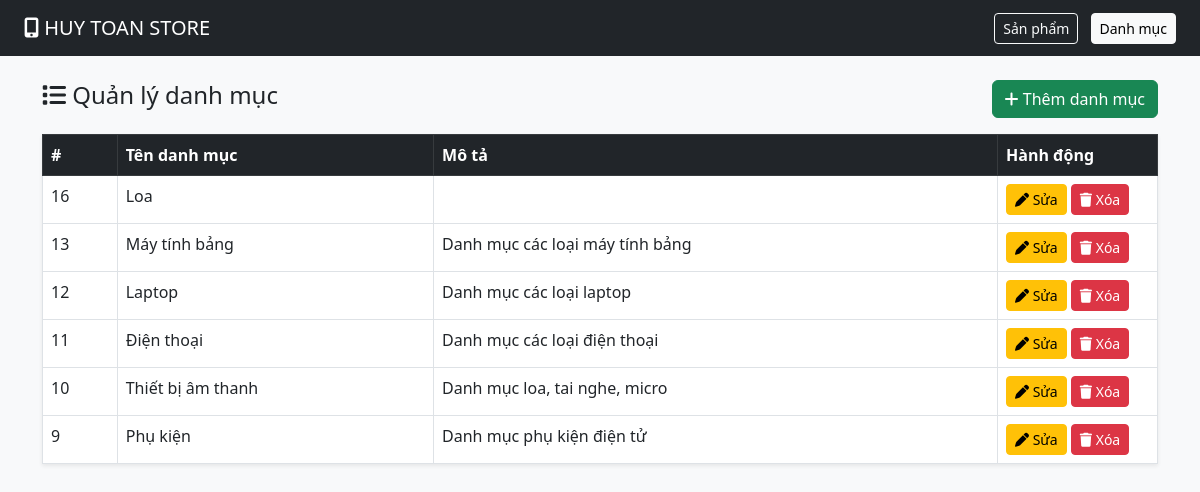
Page /Category/list on the committed database.
### tables this page shows
CREATE TABLE IF NOT EXISTS `category` (
  `id` int NOT NULL AUTO_INCREMENT,
  `name` varchar(100) NOT NULL,
  `description` text,
  PRIMARY KEY (`id`)
);

### app/controllers/CategoryController.php (called while the page is built, shortened)
<?php
require_once 'app/models/CategoryModel.php';
require_once 'app/config/database.php';
class CategoryController {
    private $conn;
    public function __construct() {
        $database   = new Database();
        $this->conn = $database->getConnection();
    }
    public function list() {
        $stmt       = $this->conn->query("SELECT * FROM category ORDER BY id DESC");
        $rows       = $stmt->fetchAll();
        $categories = [];
        foreach ($rows as $row) {
            $categories[] = new CategoryModel($row['id'], $row['name'], $row['description']);
        }
        include 'app/views/category/list.php';
    }
}

### index.php (called while the page is built, shortened)
<?php
require_once 'app/models/CategoryModel.php';
require_once 'app/config/database.php';
$url = $_GET['url'] ?? '';
$url = rtrim($url, '/');
$url = filter_var($url, FILTER_SANITIZE_URL);
$url = explode('/', $url);
$action         = (!empty($url[1])) ? $url[1] : 'index';
$controller = new $controllerName();
$params = array_slice($url, 2);
call_user_func_array([$controller, $action], $params);

### app/config/database.php (called while the page is built, shortened)
<?php
class Database {
    private $host     = "localhost";
    private $db_name  = "my_store";
    private $username = "root";
    private $password = "";
    public function getConnection() {
        $this->conn = null;
        try {
            $this->conn = new PDO(
                "mysql:host=" . $this->host . ";dbname=" . $this->db_name . ";charset=utf8mb4",
                $this->username,
                $this->password
            );
            $this->conn->setAttribute(PDO::ATTR_ERRMODE, PDO::ERRMODE_EXCEPTION);
            $this->conn->setAttribute(PDO::ATTR_DEFAULT_FETCH_MODE, PDO::FETCH_ASSOC);
        } catch (PDOException $exception) {
            echo "Connection error: " . $exception->getMessage();
        }
        return $this->conn;
    }
}

### app/models/CategoryModel.php (called while the page is built, shortened)
<?php
class CategoryModel {
    private $id;
    private $name;
    private $description;
    public function __construct($id, $name, $description = '') {
        $this->id          = $id;
        $this->name        = $name;
        $this->description = $description;
    }
    public function getID()          { return $this->id; }
    public function getName()        { return $this->name; }
    public function getDescription()             { return $this->description; }
}

### app/views/category/list.php (the view, shortened to what this page needs)
<?php
$baseUrl = rtrim(dirname($_SERVER['SCRIPT_NAME']), '/\\');
?>
<!DOCTYPE html>
<html lang="vi">
<head>
    <link href="https://cdn.jsdelivr.net/npm/bootstrap@5.3.0/dist/css/bootstrap.min.css" rel="stylesheet">
    <link rel="stylesheet" href="https://cdnjs.cloudflare.com/ajax/libs/font-awesome/6.5.1/css/all.min.css">
</head>
<body class="bg-light">
<nav class="navbar navbar-dark bg-dark px-4">
    <a class="navbar-brand" href="<?= $baseUrl ?>/Product/list">
        <i class="fa-solid fa-mobile-screen-button"></i> HUY TOAN STORE
    </a>
    <div>
        <a href="<?= $baseUrl ?>/Product/list" class="btn btn-outline-light btn-sm me-2">Sản phẩm</a>
        <a href="<?= $baseUrl ?>/Category/list" class="btn btn-light btn-sm">Danh mục</a>
    </div>
</nav>
<div class="container mt-4">
    <div class="d-flex justify-content-between align-items-center mb-3">
        <h4><i class="fa-solid fa-list"></i> Quản lý danh mục</h4>
        <a href="<?= $baseUrl ?>/Category/add" class="btn btn-success">
            <i class="fa-solid fa-plus"></i> Thêm danh mục
        </a>
    </div>
    <?php if (!empty($categories)): ?>
        <table class="table table-bordered table-hover bg-white shadow-sm">
            <thead class="table-dark">
                <tr>
                    <th>#</th>
                    <th>Tên danh mục</th>
                    <th>Mô tả</th>
                    <th style="width:160px">Hành động</th>
                </tr>
            </thead>
            <tbody>
                <?php foreach ($categories as $category): ?>
                    <tr>
                        <td><?= $category->getID() ?></td>
                        <td><?= htmlspecialchars($category->getName()) ?></td>
                        <td><?= htmlspecialchars($category->getDescription()) ?></td>
                        <td>
                            <a href="<?= $baseUrl ?>/Category/edit/<?= $category->getID() ?>"
                               class="btn btn-warning btn-sm">
                                <i class="fa-solid fa-pen"></i> Sửa
                            </a>
                            <a href="<?= $baseUrl ?>/Category/delete/<?= $category->getID() ?>"
                               class="btn btn-danger btn-sm"
                               onclick="return confirm('Xóa danh mục này sẽ xóa luôn các sản phẩm thuộc nó. Bạn chắc chắn?')">
                                <i class="fa-solid fa-trash"></i> Xóa
                            </a>
                        </td>
                    </tr>
                <?php endforeach; ?>
            </tbody>
        </table>
    <?php else: ?>
        <div class="alert alert-info">Chưa có danh mục nào.</div>
    <?php endif; ?>
</div>
</body>
</html>

### rows in the picture
category: id "16", name "Loa"
category: id "13", name "Máy tính bảng", description "Danh mục các loại máy tính bảng"
category: id "12", name "Laptop", description "Danh mục các loại laptop"
category: id "11", name "Điện thoại", description "Danh mục các loại điện thoại"
category: id "10", name "Thiết bị âm thanh", description "Danh mục loa, tai nghe, micro"
category: id "9", name "Phụ kiện", description "Danh mục phụ kiện điện tử"
